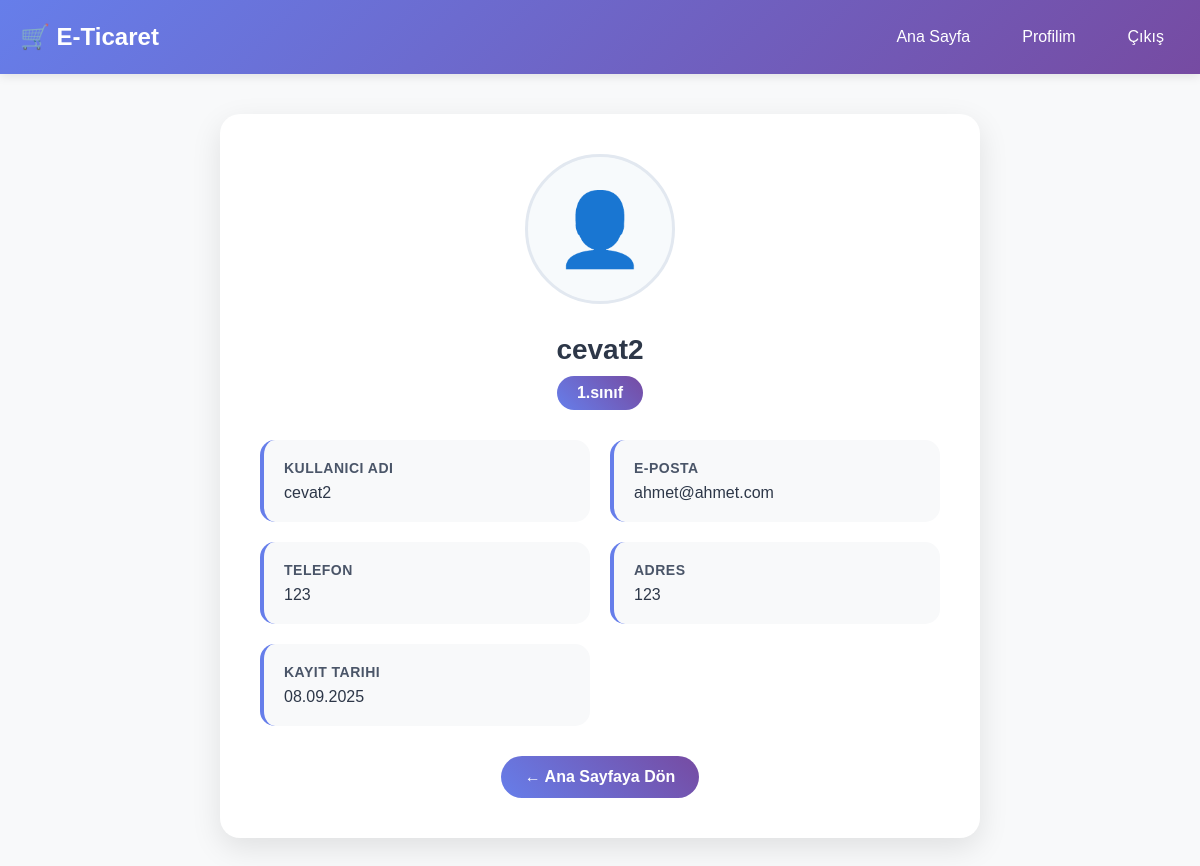
Page /edit_student.php (signed in) on the committed database.
### tables this page shows
CREATE TABLE `students` (
  `id` int NOT NULL AUTO_INCREMENT,
  `username` varchar(50) NOT NULL,
  `password` varchar(255) NOT NULL,
  `email` varchar(100) NOT NULL,
  `full_name` varchar(100) NOT NULL,
  `class` varchar(20) DEFAULT NULL,
  `phone` varchar(20) DEFAULT NULL,
  `address` text,
  `profile_image` varchar(255) DEFAULT NULL,
  `created_at` timestamp NULL DEFAULT CURRENT_TIMESTAMP,
  PRIMARY KEY (`id`),
  UNIQUE KEY `username` (`username`)
);

### edit_student.php (the view, shortened to what this page needs)
<?php
include 'config.php';
$stmt = $pdo->prepare("SELECT * FROM students WHERE id = ?");
$stmt->execute([$_SESSION['student_id']]);
$student = $stmt->fetch();
?>
<!DOCTYPE html>
<html>
<head>
</head>
<body>
    <div class="header">
        <div class="header-content">
            <div class="logo">🛒 E-Ticaret</div>
            <div class="nav-links">
                <a href="index.php">Ana Sayfa</a>
                <a href="profile.php">Profilim</a>
                <a href="student_login.php">Çıkış</a>
            </div>
        </div>
    </div>
    <div class="container">
        <div class="profile-card">
            <?php if ($student['profile_image']): ?>
                <img src="uploads/<?= $student['profile_image'] ?>" class="profile-image" alt="<?= htmlspecialchars($student['full_name']) ?>">
            <?php else: ?>
                <div class="profile-placeholder">👤</div>
            <?php endif; ?>
            <div class="student-name"><?= htmlspecialchars($student['full_name']) ?></div>
            <div class="student-class"><?= htmlspecialchars($student['class'] ?: 'Sınıf Belirtilmemiş') ?></div>
            <div class="info-grid">
                <div class="info-item">
                    <div class="info-label">Kullanıcı Adı</div>
                    <div class="info-value"><?= htmlspecialchars($student['username']) ?></div>
                </div>
                <div class="info-item">
                    <div class="info-label">E-posta</div>
                    <div class="info-value"><?= htmlspecialchars($student['email']) ?></div>
                </div>
                <?php if ($student['phone']): ?>
                <div class="info-item">
                    <div class="info-label">Telefon</div>
                    <div class="info-value"><?= htmlspecialchars($student['phone']) ?></div>
                </div>
                <?php endif; ?>
                <?php if ($student['address']): ?>
                <div class="info-item">
                    <div class="info-label">Adres</div>
                    <div class="info-value"><?= htmlspecialchars($student['address']) ?></div>
                </div>
                <?php endif; ?>
                <div class="info-item">
                    <div class="info-label">Kayıt Tarihi</div>
                    <div class="info-value"><?= date('d.m.Y', strtotime($student['created_at'])) ?></div>
                </div>
            </div>
            <a href="index.php" class="back-btn">← Ana Sayfaya Dön</a>
        </div>
    </div>
</body>
</html>

### edit_student.php (style rules this page uses)
* { margin: 0; padding: 0; box-sizing: border-box; }
body { font-family: 'Arial', sans-serif; background: #f8f9fa; }
.header { background: linear-gradient(135deg, #667eea 0%, #764ba2 100%); color: white; padding: 20px 0; box-shadow: 0 2px 10px rgba(0,0,0,0.1); }
.header-content { max-width: 1200px; margin: 0 auto; display: flex; justify-content: space-between; align-items: center; padding: 0 20px; }
.logo { font-size: 24px; font-weight: bold; }
.nav-links { display: flex; gap: 20px; }
.nav-links a { color: white; text-decoration: none; padding: 8px 16px; border-radius: 20px; transition: all 0.3s; }
.container { max-width: 800px; margin: 40px auto; padding: 0 20px; }
.profile-card { background: white; border-radius: 20px; padding: 40px; box-shadow: 0 10px 30px rgba(0,0,0,0.1); text-align: center; }
.profile-placeholder { width: 150px; height: 150px; border-radius: 50%; background: #f7fafc; border: 3px solid #e2e8f0; margin: 0 auto 30px; display: flex; align-items: center; justify-content: center; color: #a0aec0; font-size: 72px; }
.student-name { font-size: 28px; color: #2d3748; margin-bottom: 10px; font-weight: bold; }
.student-class { display: inline-block; background: linear-gradient(45deg, #667eea, #764ba2); color: white; padding: 8px 20px; border-radius: 20px; font-size: 16px; font-weight: 600; margin-bottom: 30px; }
.info-grid { display: grid; grid-template-columns: repeat(auto-fit, minmax(250px, 1fr)); gap: 20px; text-align: left; }
.info-item { background: #f8f9fa; padding: 20px; border-radius: 15px; border-left: 4px solid #667eea; }
.info-label { font-weight: 600; color: #4a5568; margin-bottom: 8px; font-size: 14px; text-transform: uppercase; letter-spacing: 0.5px; }
.info-value { color: #2d3748; font-size: 16px; }
.back-btn { background: linear-gradient(45deg, #667eea, #764ba2); color: white; padding: 12px 24px; border: none; border-radius: 25px; text-decoration: none; font-weight: 600; transition: all 0.3s; margin-top: 30px; display: inline-block; }

### rows in the picture
students: full_name "cevat2", class "1.sınıf", username "cevat2", email "ahmet@ahmet.com", phone "123", address "123", created_at "08.09.2025"
